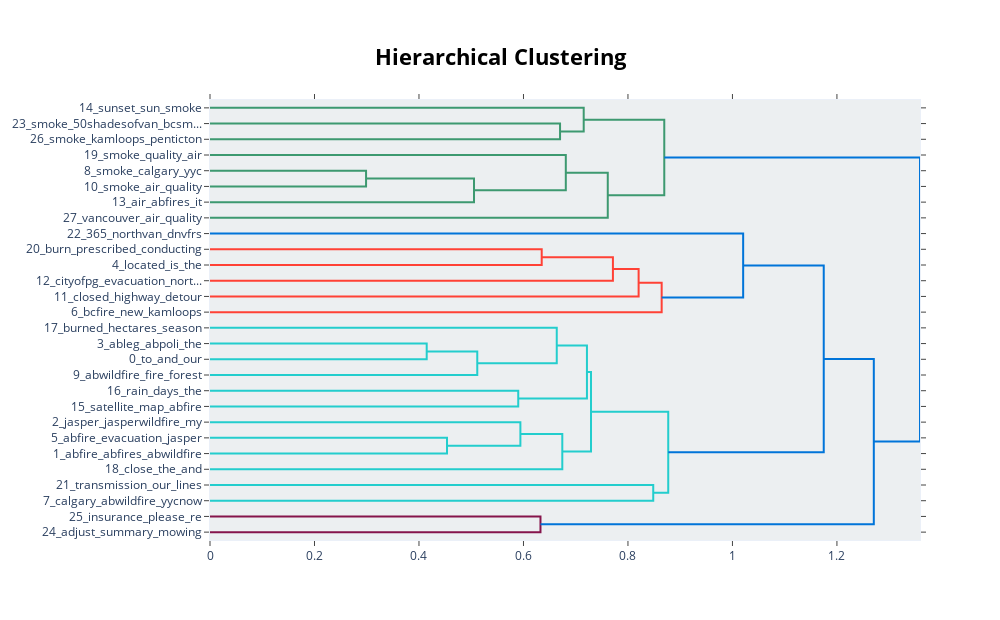

The notebook cell this image was saved under:
### Code cell
#topic_model.visualize_barchart()
#topic_model.visualize_heatmap()
#topic_model.visualize_topics()
topic_model.visualize_hierarchy()
# topic_model.get_topic_info()

### Figure 1 — Plotly figure (JSON) as saved in the notebook; plotly's stock layout.template omitted (floating-point values rounded to 4 significant figures)
{"data": [{"hoverinfo": "text", "marker": {"color": "rgb(61,153,112)"}, "mode": "lines", "type": "scatter", "x": [0, 0.67, 0.67, 0], "xaxis": "x", "y": [-15, -15, -25, -25], "yaxis": "y"}, {"hoverinfo": "text", "marker": {"color": "rgb(61,153,112)"}, "mode": "lines", "type": "scatter", "x": [0, 0.7153, 0.7153, 0.67], "xaxis": "x", "y": [-5, -5, -20, -20], "yaxis": "y"}, {"hoverinfo": "text", "marker": {"color": "rgb(61,153,112)"}, "mode": "lines", "type": "scatter", "x": [0, 0.2987, 0.2987, 0], "xaxis": "x", "y": [-45, -45, -55, -55], "yaxis": "y"}, {"hoverinfo": "text", "marker": {"color": "rgb(61,153,112)"}, "mode": "lines", "type": "scatter", "x": [0.2987, 0.5053, 0.5053, 0], "xaxis": "x", "y": [-50, -50, -65, -65], "yaxis": "y"}, {"hoverinfo": "text", "marker": {"color": "rgb(61,153,112)"}, "mode": "lines", "type": "scatter", "x": [0, 0.681, 0.681, 0.5053], "xaxis": "x", "y": [-35, -35, -57.5, -57.5], "yaxis": "y"}, {"hoverinfo": "text", "marker": {"color": "rgb(61,153,112)"}, "mode": "lines", "type": "scatter", "x": [0.681, 0.7614, 0.7614, 0], "xaxis": "x", "y": [-46.25, -46.25, -75, -75], "yaxis": "y"}, {"hoverinfo": "text", "marker": {"color": "rgb(61,153,112)"}, "mode": "lines", "type": "scatter", "x": [0.7153, 0.8695, 0.8695, 0.7614], "xaxis": "x", "y": [-12.5, -12.5, -60.62, -60.62], "yaxis": "y"}, {"hoverinfo": "text", "marker": {"color": "rgb(255,65,54)"}, "mode": "lines", "type": "scatter", "x": [0, 0.6349, 0.6349, 0], "xaxis": "x", "y": [-95, -95, -105, -105], "yaxis": "y"}, {"hoverinfo": "text", "marker": {"color": "rgb(255,65,54)"}, "mode": "lines", "type": "scatter", "x": [0.6349, 0.7712, 0.7712, 0], "xaxis": "x", "y": [-100, -100, -115, -115], "yaxis": "y"}, {"hoverinfo": "text", "marker": {"color": "rgb(255,65,54)"}, "mode": "lines", "type": "scatter", "x": [0.7712, 0.8204, 0.8204, 0], "xaxis": "x", "y": [-107.5, -107.5, -125, -125], "yaxis": "y"}, {"hoverinfo": "text", "marker": {"color": "rgb(255,65,54)"}, "mode": "lines", "type": "scatter", "x": [0.8204, 0.8645, 0.8645, 0], "xaxis": "x", "y": [-116.2, -116.2, -135, -135], "yaxis": "y"}, {"hoverinfo": "text", "marker": {"color": "rgb(0,116,217)"}, "mode": "lines", "type": "scatter", "x": [0, 1.021, 1.021, 0.8645], "xaxis": "x", "y": [-85, -85, -125.6, -125.6], "yaxis": "y"}, {"hoverinfo": "text", "marker": {"color": "rgb(35,205,205)"}, "mode": "lines", "type": "scatter", "x": [0, 0.4148, 0.4148, 0], "xaxis": "x", "y": [-155, -155, -165, -165], "yaxis": "y"}, {"hoverinfo": "text", "marker": {"color": "rgb(35,205,205)"}, "mode": "lines", "type": "scatter", "x": [0.4148, 0.5116, 0.5116, 0], "xaxis": "x", "y": [-160, -160, -175, -175], "yaxis": "y"}, {"hoverinfo": "text", "marker": {"color": "rgb(35,205,205)"}, "mode": "lines", "type": "scatter", "x": [0, 0.6637, 0.6637, 0.5116], "xaxis": "x", "y": [-145, -145, -167.5, -167.5], "yaxis": "y"}, {"hoverinfo": "text", "marker": {"color": "rgb(35,205,205)"}, "mode": "lines", "type": "scatter", "x": [0, 0.59, 0.59, 0], "xaxis": "x", "y": [-185, -185, -195, -195], "yaxis": "y"}, {"hoverinfo": "text", "marker": {"color": "rgb(35,205,205)"}, "mode": "lines", "type": "scatter", "x": [0.6637, 0.7215, 0.7215, 0.59], "xaxis": "x", "y": [-156.2, -156.2, -190, -190], "yaxis": "y"}, {"hoverinfo": "text", "marker": {"color": "rgb(35,205,205)"}, "mode": "lines", "type": "scatter", "x": [0, 0.4537, 0.4537, 0], "xaxis": "x", "y": [-215, -215, -225, -225], "yaxis": "y"}, {"hoverinfo": "text", "marker": {"color": "rgb(35,205,205)"}, "mode": "lines", "type": "scatter", "x": [0, 0.5941, 0.5941, 0.4537], "xaxis": "x", "y": [-205, -205, -220, -220], "yaxis": "y"}, {"hoverinfo": "text", "marker": {"color": "rgb(35,205,205)"}, "mode": "lines", "type": "scatter", "x": [0.5941, 0.6743, 0.6743, 0], "xaxis": "x", "y": [-212.5, -212.5, -235, -235], "yaxis": "y"}, {"hoverinfo": "text", "marker": {"color": "rgb(35,205,205)"}, "mode": "lines", "type": "scatter", "x": [0.7215, 0.7293, 0.7293, 0.6743], "xaxis": "x", "y": [-173.1, -173.1, -223.8, -223.8], "yaxis": "y"}, {"hoverinfo": "text", "marker": {"color": "rgb(35,205,205)"}, "mode": "lines", "type": "scatter", "x": [0, 0.8484, 0.8484, 0], "xaxis": "x", "y": [-245, -245, -255, -255], "yaxis": "y"}, {"hoverinfo": "text", "marker": {"color": "rgb(35,205,205)"}, "mode": "lines", "type": "scatter", "x": [0.7293, 0.8771, 0.8771, 0.8484], "xaxis": "x", "y": [-198.4, -198.4, -250, -250], "yaxis": "y"}, {"hoverinfo": "text", "marker": {"color": "rgb(0,116,217)"}, "mode": "lines", "type": "scatter", "x": [1.021, 1.175, 1.175, 0.8771], "xaxis": "x", "y": [-105.3, -105.3, -224.2, -224.2], "yaxis": "y"}, {"hoverinfo": "text", "marker": {"color": "rgb(133,20,75)"}, "mode": "lines", "type": "scatter", "x": [0, 0.6326, 0.6326, 0], "xaxis": "x", "y": [-265, -265, -275, -275], "yaxis": "y"}, {"hoverinfo": "text", "marker": {"color": "rgb(0,116,217)"}, "mode": "lines", "type": "scatter", "x": [1.175, 1.271, 1.271, 0.6326], "xaxis": "x", "y": [-164.8, -164.8, -270, -270], "yaxis": "y"}, {"hoverinfo": "text", "marker": {"color": "rgb(0,116,217)"}, "mode": "lines", "type": "scatter", "x": [0.8695, 1.359, 1.359, 1.271], "xaxis": "x", "y": [-36.56, -36.56, -217.4, -217.4], "yaxis": "y"}], "layout": {"autosize": false, "height": 620, "hoverlabel": {"bgcolor": "white", "font": {"family": "Rockwell", "size": 16}}, "hovermode": "closest", "plot_bgcolor": "#ECEFF1", "showlegend": false, "title": {"font": {"color": "Black", "size": 22}, "text": "<b>Hierarchical Clustering</b>", "x": 0.5, "xanchor": "center", "yanchor": "top"}, "width": 1000, "xaxis": {"mirror": "allticks", "rangemode": "tozero", "showgrid": false, "showline": true, "showticklabels": true, "ticks": "outside", "type": "linear", "zeroline": false}, "yaxis": {"mirror": "allticks", "range": [-280, 0], "rangemode": "tozero", "showgrid": false, "showline": true, "showticklabels": true, "tickmode": "array", "ticks": "outside", "ticktext": ["14_sunset_sun_smoke", "23_smoke_50shadesofvan_bcsm...", "26_smoke_kamloops_penticton", "19_smoke_quality_air", "8_smoke_calgary_yyc", "10_smoke_air_quality", "13_air_abfires_it", "27_vancouver_air_quality", "22_365_northvan_dnvfrs", "20_burn_prescribed_conducting", "4_located_is_the", "12_cityofpg_evacuation_nort...", "11_closed_highway_detour", "6_bcfire_new_kamloops", "17_burned_hectares_season", "3_ableg_abpoli_the", "0_to_and_our", "9_abwildfire_fire_forest", "16_rain_days_the", "15_satellite_map_abfire", "2_jasper_jasperwildfire_my", "5_abfire_evacuation_jasper", "1_abfire_abfires_abwildfire", "18_close_the_and", "21_transmission_our_lines", "7_calgary_abwildfire_yycnow", "25_insurance_please_re", "24_adjust_summary_mowing"], "tickvals": [-5, -15, -25, -35, -45, -55, -65, -75, -85, -95, -105, -115, -125, -135, -145, -155, -165, -175, -185, -195, -205, -215, -225, -235, -245, -255, -265, -275], "type": "linear", "zeroline": false}}}
